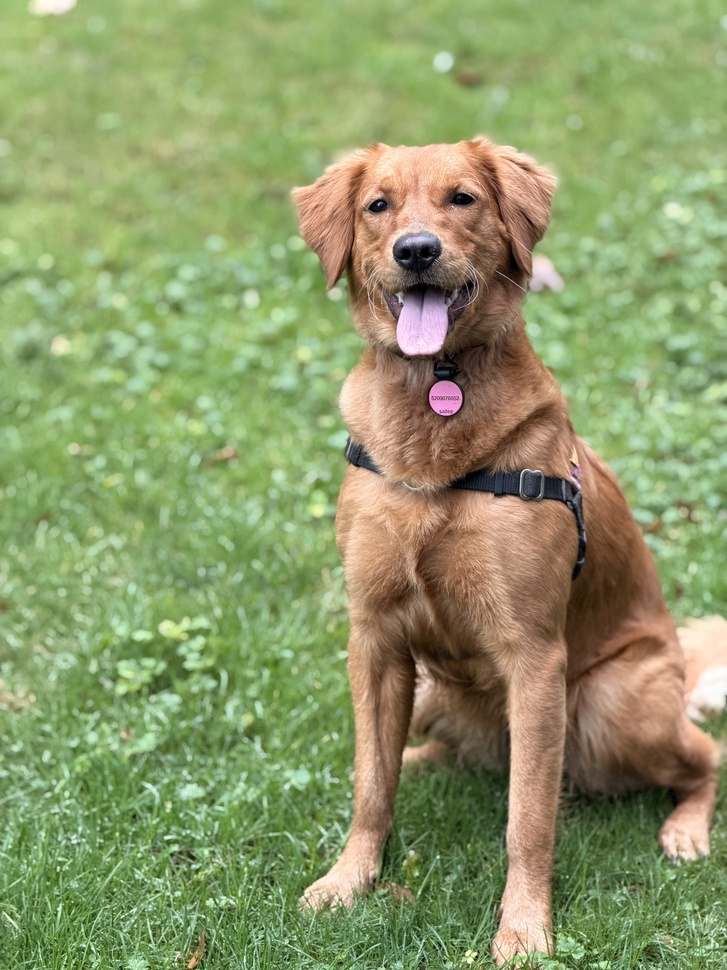
#> input picture .agent_backup_old/skills/last30days/assets/dog-original.jpeg, 727 x 970 px, shrunk from 4284 x 5712 before the run
$ python saliency_service.py ../../../.agent_backup_old/skills/last30days/assets/dog-original.jpeg 1.0
#> lines starting #> are read from the running program, lines starting #| are printed output that depends on the picture
import cv2
import numpy as np

def get_optimal_crop(image_bytes: bytes, target_aspect_ratio: float) -> dict:
    """
    Calculates the optimal crop coordinates for a given aspect ratio
    using OpenCV Saliency Detection to ensure the subject is centered.
    """
#> called with target_aspect_ratio = 1
    nparr = np.frombuffer(image_bytes, np.uint8)
    img = cv2.imdecode(nparr, cv2.IMREAD_COLOR)
#> img is the input picture: shape (970, 727, 3); mean B, G, R 105.4, 153.7, 141.6
    if img is None:
        raise ValueError("Could not decode image")

    h, w = img.shape[:2]
#> h = 970; w = 727
    current_aspect = w / float(h)
#> current_aspect = 0.749

    # Determine crop dimensions
    if current_aspect > target_aspect_ratio:
        # Image is too wide, crop width
        crop_h = h
        crop_w = int(h * target_aspect_ratio)
    else:
        # Image is too tall, crop height
        crop_w = w
#> crop_w = 727
        crop_h = int(w / target_aspect_ratio)
#> crop_h = 727

    if crop_w >= w and crop_h >= h:
        return {"x": 0, "y": 0, "w": w, "h": h}

    try:
        # Calculate Static Saliency (Fine Grained)
        saliency = cv2.saliency.StaticSaliencyFineGrained_create()
        success, saliencyMap = saliency.computeSaliency(img)
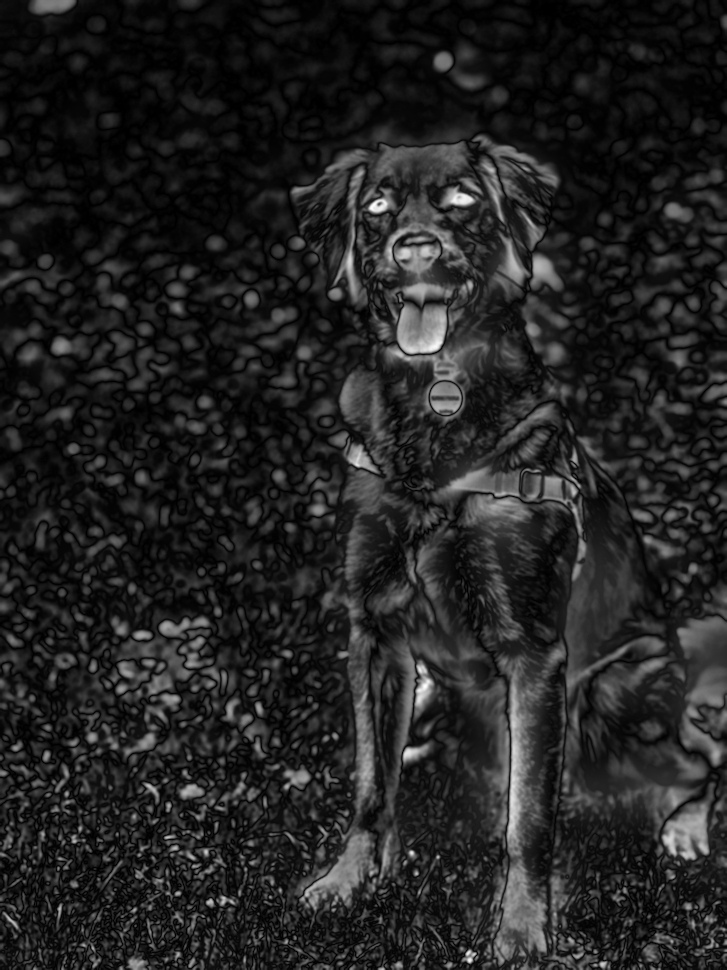
#> saliencyMap: shape (970, 727) float32; min 0, max 1, mean 0.137
#> success = True

        if not success:
            raise Exception("Saliency computation failed")

        # Compute center of mass of the saliency map
        M = cv2.moments(saliencyMap)
#> M = moments, m00 96848.2, centre m10/m00, m01/m00 = (397.2, 556)
        if M["m00"] != 0:
            cX = int(M["m10"] / M["m00"])
#> cX = 397
            cY = int(M["m01"] / M["m00"])
#> cY = 556
        else:
            cX, cY = w // 2, h // 2
    except Exception as e:
        print(f"Saliency fallback to center: {e}")
        cX, cY = w // 2, h // 2

    # Calculate top-left corner based on center of mass
    x = max(0, min(w - crop_w, cX - crop_w // 2))
#> x = 0
    y = max(0, min(h - crop_h, cY - crop_h // 2))
#> y = 193

    return {
        "x": int(x),
        "y": int(y),
        "w": int(crop_w),
        "h": int(crop_h)
    }

if __name__ == "__main__":
    import sys
    import json
    if len(sys.argv) < 3:
        print(json.dumps({"error": "Usage: python saliency_service.py <image_path> <aspect_ratio>"}))
        sys.exit(1)

    image_path = sys.argv[1]
    aspect_ratio = float(sys.argv[2])

    try:
        with open(image_path, "rb") as f:
            image_bytes = f.read()
        crop_box = get_optimal_crop(image_bytes, aspect_ratio)
#> crop_box = {'x': 0, 'y': 193, 'w': 727, 'h': 727}
        print(json.dumps(crop_box))
#| {"x": 0, "y": 193, "w": 727, "h": 727}
    except Exception as e:
        print(json.dumps({"error": str(e)}))
        sys.exit(1)

$ run again, on .agent_backup_old/skills/last30days/assets/dog-as-human.png
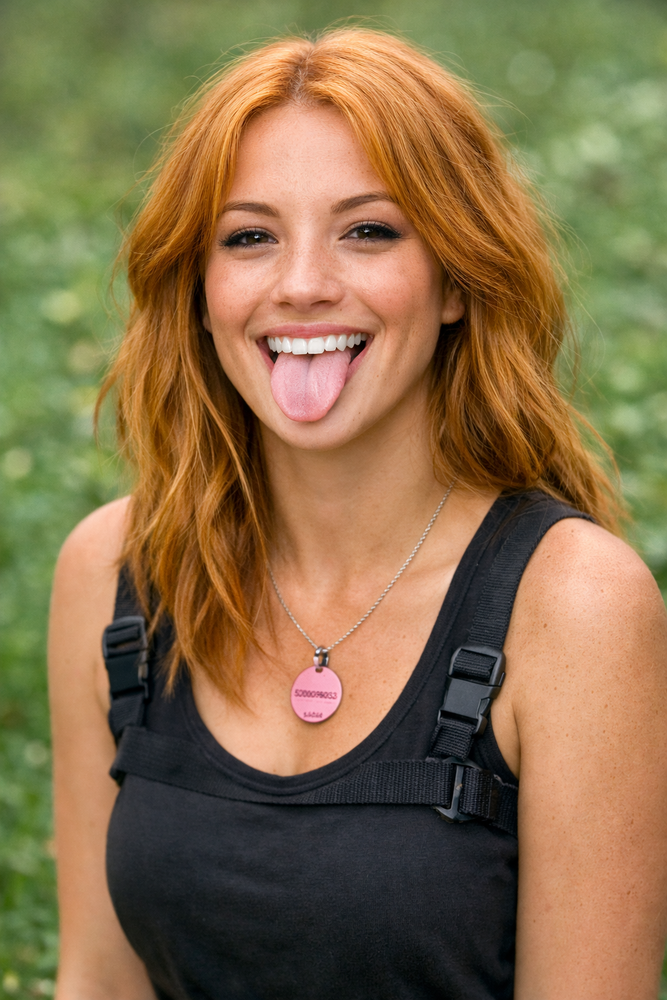
#> input picture .agent_backup_old/skills/last30days/assets/dog-as-human.png, 667 x 1000 px, shrunk from 1024 x 1536 before the run
#> in get_optimal_crop, img is the input picture: shape (1000, 667, 3); mean B, G, R 74.9, 111.4, 135.4
#> in get_optimal_crop, `success, saliencyMap = saliency.computeSaliency(img)`:
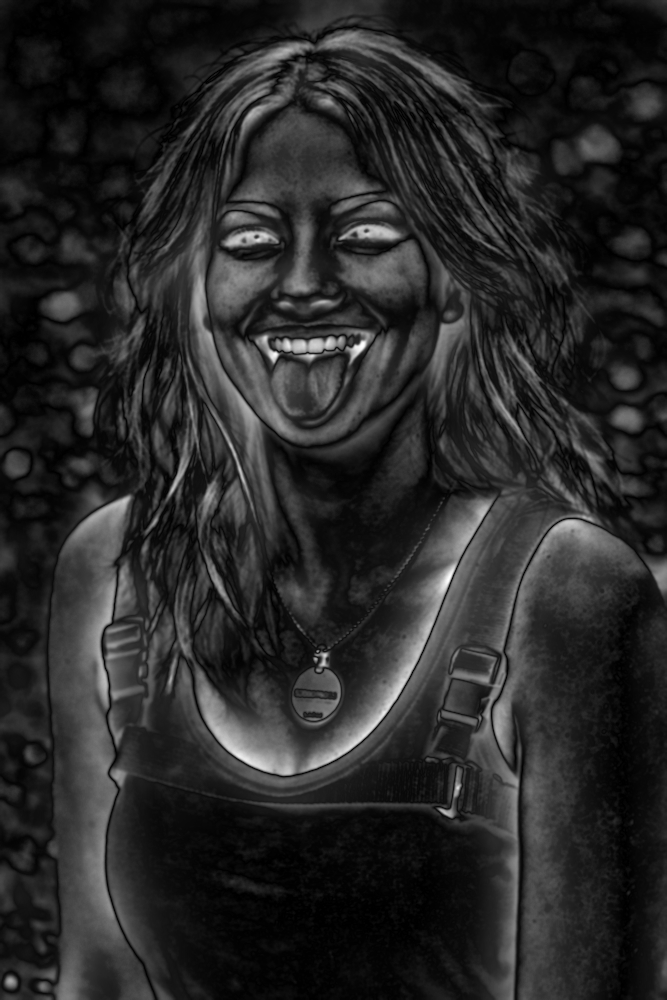
#> saliencyMap: shape (1000, 667) float32; min 0, max 1, mean 0.157
#> success = True
#> M = moments, m00 104990.2, centre m10/m00, m01/m00 = (328.9, 514.9)
#> cX = 328
#> cY = 514
#> x = 0
#> y = 181
#> crop_box = {'x': 0, 'y': 181, 'w': 667, 'h': 667}
#| {"x": 0, "y": 181, "w": 667, "h": 667}
